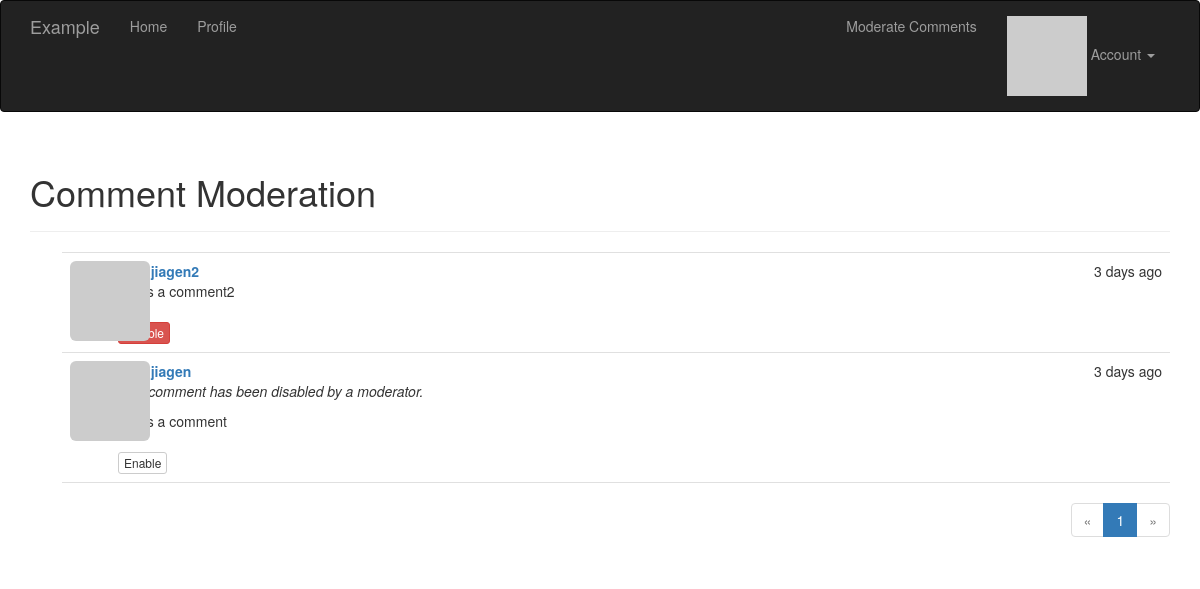
Screenshot of /moderate (signed in) with the database file from the repository.
### app/models.py (models this page shows, shortened)
class Comment(db.Model):
  __tablename__ = 'comments'
  id = db.Column(db.Integer, primary_key=True)
  body = db.Column(db.Text)
  body_html = db.Column(db.Text)  # markdown支持
  timestamp = db.Column(db.DateTime, index=True,
                        default=datetime.now(timezone.utc))
  disabled = db.Column(db.Boolean)
  author_id = db.Column(db.Integer, db.ForeignKey('users.id'))
  post_id = db.Column(db.Integer, db.ForeignKey('posts.id'))

class User(UserMixin, db.Model):
  __tablename__ = 'users'
  id = db.Column(db.Integer, primary_key=True)
  username = db.Column(db.String(64), unique=True,
                       nullable=False, index=True, default='')
  email = db.Column(db.String(64), unique=True,
                    nullable=False, index=True, default='')
  password_hash = db.Column(db.String(256), nullable=False)
  confirmed = db.Column(db.Boolean, default=False, nullable=False)
  name = db.Column(db.String(64))
  location = db.Column(db.String(64))
  about_me = db.Column(db.Text())
  member_since = db.Column(db.DateTime(), default=datetime.now(timezone.utc))
  last_seen = db.Column(db.DateTime(), default=datetime.now(timezone.utc))
  avatar_hash = db.Column(db.String(32))
  role_id = db.Column(db.Integer, db.ForeignKey('roles.id'))
  posts = db.relationship('Post', backref='author', lazy='dynamic')
  followed = db.relationship(
      'Follow',
      foreign_keys=[Follow.follower_id],  # 这里引用了Follow
      backref=db.backref('follower', lazy='joined'),
      lazy='dynamic',
      cascade='all, delete-orphan')
  followers = db.relationship(
      'Follow', foreign_keys=[Follow.followed_id],
      backref=db.backref('followed', lazy='joined'),
      lazy='dynamic',
      cascade='all, delete-orphan')
  comments = db.relationship('Comment', backref='author', lazy='dynamic')
  @property
  def password(self):
    raise AttributeError('password is not a readable attribute')
  def can(self, perm):
    return self.role is not None and self.role.has_permission(perm)
  def ping(self):
    self.last_seen = datetime.now(timezone.utc)
    db.session.add(self)
    db.session.commit()
  def gravatar_hash(self):
    return hashlib.md5(self.email.lower().encode('utf-8')).hexdigest()
  def gravatar(self, size=100, default='identicon', rating='g'):
    if request.is_secure:
      url = 'https://secure.gravatar.com/avatar'
    else:
      url = 'http://www.gravatar.com/avatar'
    hash = self.avatar_hash or self.gravatar_hash()
    return '{url}/{hash}?s={size}&d={default}&r={rating}'.format(
        url=url, hash=hash, size=size, default=default, rating=rating)

### app/main/views.py (the view)
@main.route('/moderate')  # 修改评论
@login_required
@permission_required(Permission.MODERATE)
def moderate():
  page = request.args.get('page', 1, type=int)
  pagination = Comment.query.order_by(Comment.timestamp.desc()).paginate(
      page=page, per_page=current_app.config['APP_COMMENTS_PER_PAGE'],
      error_out=False)
  comments = pagination.items
  return render_template('moderate.html', comments=comments,
                         pagination=pagination, page=page)

### app/auth/views.py (called while the page is built)
@auth.before_app_request
def before_request():
  if current_user.is_authenticated:
    current_user.ping()
    if not current_user.confirmed \
            and request.blueprint != 'auth' \
            and request.endpoint != 'static':
      return redirect(url_for('auth.unconfirmed'))

### app/main/__init__.py (called while the page is built)
@main.app_context_processor
def inject_permissions():
  return dict(Permission=Permission)

### app/main/views.py (called while the page is built)
@main.after_app_request
def after_request(response):  # 请求后处理器
  for query in get_recorded_queries():
    current_app.logger.debug(
        'Query: %s\nParameters: %s\nDuration: %fs\nContext: %s\n'
        % (query.statement, query.parameters, query.duration,
           query.location))
  return response

### app/models.py (called while the page is built)
@login_manager.user_loader
def load_user(user_id):
  return User.query.get(int(user_id))

  def has_permission(self, perm):
    return self.permissions & perm == perm

### app/templates/moderate.html (shortened to what this page needs)
{% extends "base.html" %}
{% import "_macros.html" as macros %}
{% block page_content %}
<div class="page-header">
  <h1>Comment Moderation</h1>
</div>
{% set moderate = True %}
{% include '_comments.html' %}
{% if pagination %}
<div class="pagination">
  {{ macros.pagination_widget(pagination, '.moderate') }}
</div>
{% endif %}
{% endblock %}

### app/templates/_comments.html
<ul class="comments">
  {% for comment in comments %}
  <li class="comment">
    <div class="comment-thumbnail">
      <a href="{{ url_for('.user', username=comment.author.username) }}">
        <img class="img-rounded profile-thumbnail" src="{{ comment.author.gravatar(size=40) }}">
      </a>
    </div>
    <div class="comment-content">
      <div class="comment-date">{{ moment(comment.timestamp).fromNow() }}</div>
      <div class="comment-author">
        <a href="{{ url_for('.user', username=comment.author.username) }}">
          {{ comment.author.username }}
        </a>
      </div>
      <div class="comment-body">
        {% if comment.disabled %}
        <p><i>This comment has been disabled by a moderator.</i></p>
        {% endif %}
        {% if moderate or not comment.disabled %}
        {% if comment.body_html %}
        {{ comment.body_html | safe }}
        {% else %}
        {{ comment.body }}
        {% endif %}
        {% endif %}
      </div>
      {% if moderate %}
      <br>
      {% if comment.disabled %}
      <a class="btn btn-default btn-xs" href="{{ url_for('.moderate_enable', id=comment.id, page=page) }}">Enable</a>
      {% else %}
      <a class="btn btn-danger btn-xs" href="{{ url_for('.moderate_disable', id=comment.id, page=page) }}">Disable</a>
      {% endif %}
      {% endif %}
    </div>
  </li>
  {% endfor %}
</ul>

### app/static/style.css (style rules this page uses)
.profile-thumbnail { position: absolute; }
ul.comments { list-style-type: none; padding: 0px; margin: 16px 0px 0px 0px; }
ul.comments li.comment { margin-left: 32px; padding: 8px; border-bottom: 1px solid #e0e0e0; }
ul.comments li.comment:nth-child(1) { border-top: 1px solid #e0e0e0; }
div.comment-date { float: right; }
div.comment-author { font-weight: bold; }
div.comment-thumbnail { position: absolute; }
div.comment-content { margin-left: 48px; min-height: 48px; }
div.pagination { width: 100%; text-align: right; padding: 0px; margin: 0px; }

### rows the page displays
Comment: timestamp "3 days ago", author.username "zhoujiagen2", body_html "this is a comment2"
Comment: timestamp "3 days ago", author.username "zhoujiagen", shows "This comment has been disabled by a moderator.", body_html "this is a comment"

### other values shown
{{ p }} "1"
